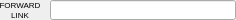
        <widget class="PyDMFrame" name="composite_4">
          <property name="geometry">
            <rect>
              <x>11</x>
              <y>598</y>
              <width>236</width>
              <height>20</height>
            </rect>
          </property>
          <property name="sizePolicy">
            <sizepolicy hsizetype="Ignored" vsizetype="Ignored">
              <horstretch>0</horstretch>
              <verstretch>0</verstretch>
            </sizepolicy>
          </property>
          <layout class="QGridLayout" name="gridLayout_5" columnstretch="40,10,186" rowstretch="10,10">
            <property name="leftMargin">
              <number>0</number>
            </property>
            <property name="topMargin">
              <number>0</number>
            </property>
            <property name="rightMargin">
              <number>0</number>
            </property>
            <property name="bottomMargin">
              <number>0</number>
            </property>
            <property name="horizontalSpacing">
              <number>0</number>
            </property>
            <property name="verticalSpacing">
              <number>0</number>
            </property>
            <item row="0" column="2" rowspan="2">
              <widget class="PyDMLineEdit" name="text_entry_22">
                <property name="geometry">
                  <rect>
                    <x>50</x>
                    <y>0</y>
                    <width>186</width>
                    <height>20</height>
                  </rect>
                </property>
                <property name="sizePolicy">
                  <sizepolicy hsizetype="Ignored" vsizetype="Ignored">
                    <horstretch>0</horstretch>
                    <verstretch>0</verstretch>
                  </sizepolicy>
                </property>
                <property name="channel" stdset="0">
                  <string>ca://${P}${C}.FLNK</string>
                </property>
                <property name="toolTip">
                  <string>${P}${C}.FLNK</string>
                </property>
                <property name="displayFormat" stdset="0">
                  <enum>PyDMLineEdit::String</enum>
                </property>
                <property name="font">
                  <font>
                    <pointsize>12</pointsize>
                  </font>
                </property>
                <property name="styleSheet">
                  <string notr="true">PyDMLineEdit#text_entry_22 {
  color: rgb(0, 0, 0);
  background-color: rgb(164, 170, 255);
  border: 1px solid black;
  margin: 0px;
  padding: 0px;
  spacing: 0px;
  }</string>
                </property>
              </widget>
            </item>
            <item row="0" column="0">
              <widget class="QLabel" name="text_23">
                <property name="geometry">
                  <rect>
                    <x>0</x>
                    <y>0</y>
                    <width>40</width>
                    <height>10</height>
                  </rect>
                </property>
                <property name="sizePolicy">
                  <sizepolicy hsizetype="Ignored" vsizetype="Ignored">
                    <horstretch>0</horstretch>
                    <verstretch>0</verstretch>
                  </sizepolicy>
                </property>
                <property name="text">
                  <string>FORWARD</string>
                </property>
                <property name="font">
                  <font>
                    <pointsize>6</pointsize>
                  </font>
                </property>
                <property name="brush" stdset="0">
                  <brush brushstyle="SolidPattern">
                    <color alpha="255">
                      <red>0</red>
                      <green>0</green>
                      <blue>0</blue>
                    </color>
                  </brush>
                </property>
                <property name="toolTip">
                  <string>text_23</string>
                </property>
                <property name="alignment">
                  <set>Qt::AlignCenter</set>
                </property>
                <property name="styleSheet">
                  <string notr="true">QLabel#text_23 {
  color: rgb(0, 0, 0);
  }</string>
                </property>
              </widget>
            </item>
            <item row="1" column="0">
              <widget class="QLabel" name="text_24">
                <property name="geometry">
                  <rect>
                    <x>0</x>
                    <y>10</y>
                    <width>40</width>
                    <height>10</height>
                  </rect>
                </property>
                <property name="sizePolicy">
                  <sizepolicy hsizetype="Ignored" vsizetype="Ignored">
                    <horstretch>0</horstretch>
                    <verstretch>0</verstretch>
                  </sizepolicy>
                </property>
                <property name="text">
                  <string>LINK</string>
                </property>
                <property name="font">
                  <font>
                    <pointsize>6</pointsize>
                  </font>
                </property>
                <property name="brush" stdset="0">
                  <brush brushstyle="SolidPattern">
                    <color alpha="255">
                      <red>0</red>
                      <green>0</green>
                      <blue>0</blue>
                    </color>
                  </brush>
                </property>
                <property name="toolTip">
                  <string>text_24</string>
                </property>
                <property name="alignment">
                  <set>Qt::AlignCenter</set>
                </property>
                <property name="styleSheet">
                  <string notr="true">QLabel#text_24 {
  color: rgb(0, 0, 0);
  }</string>
                </property>
              </widget>
            </item>
          </layout>
        </widget>
